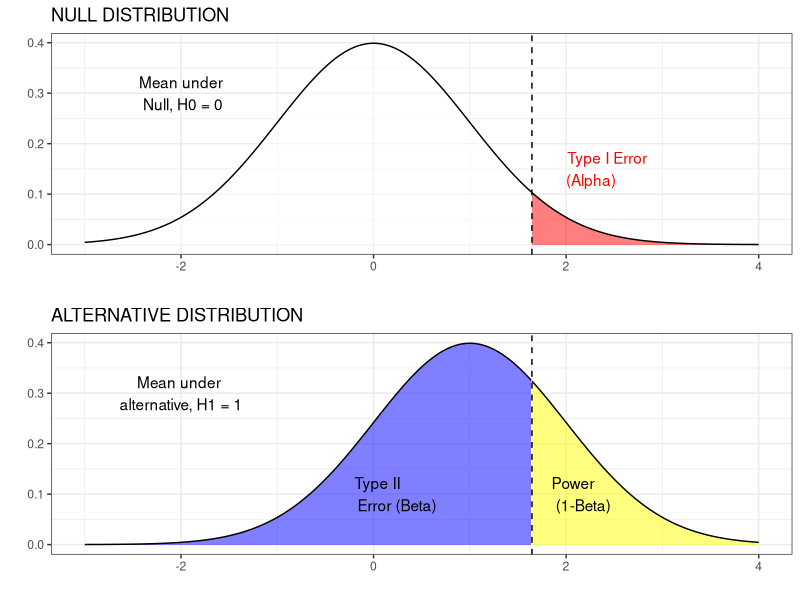
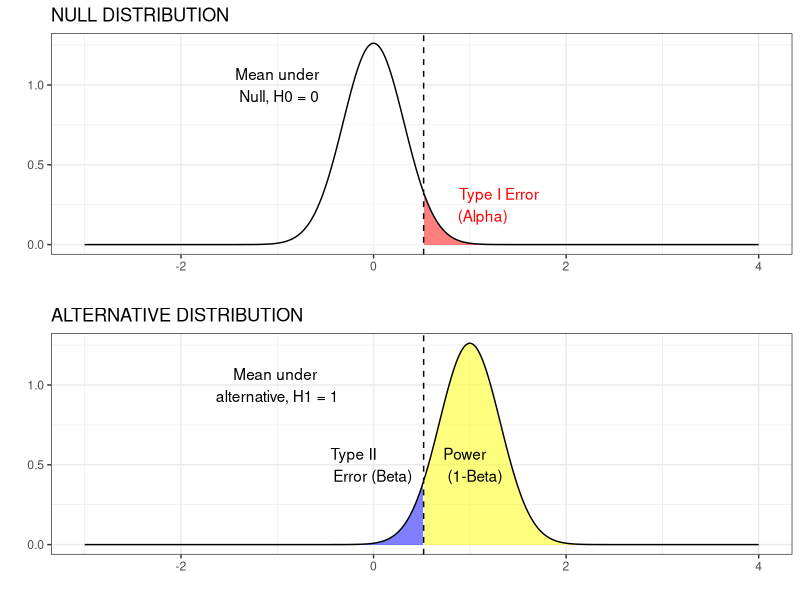
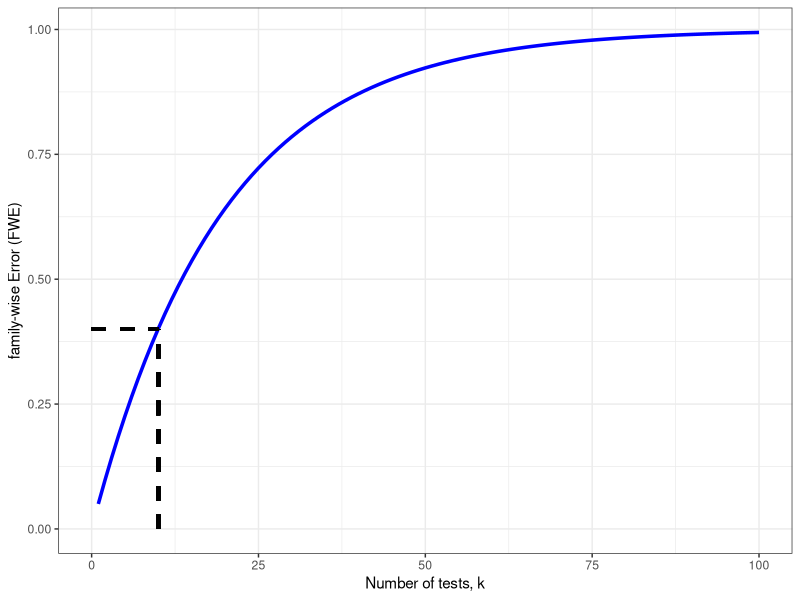
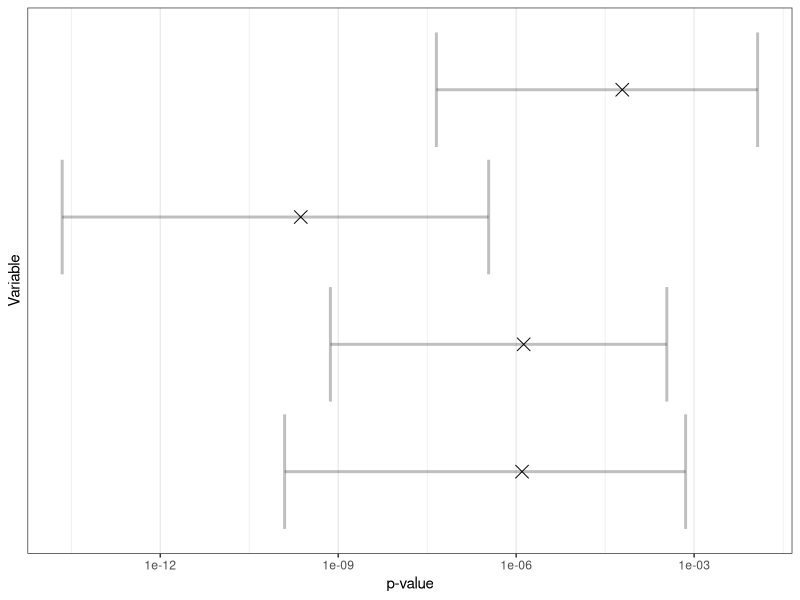

These charts were generated, in order, by the following R code:
## ---- chunk 1
list_of_packages<-c("tidyverse","kableExtra","knitr","MASS")
new.packages <- list_of_packages[!(list_of_packages %in% installed.packages()[,"Package"])]
if(length(new.packages))install.packages(new.packages,dependencies = TRUE)

library(tidyverse)
library(kableExtra)
library(knitr)
library(MASS)
library(dplyr)

## ---- chunk 2
options(kableExtra.html.bsTable = T)
mymat<-matrix(NA,nrow=2,ncol=4)

mymat[,1]<-rep("Predicted",2)
mymat[,2]<-c("Predicted Positive","Predicted Negative")
mymat[,3]<-c("True Positive \n POWER","False Negative \n Type II error")
mymat[,4]<-c("False Positive \n Type I error","True Negative")

mymat<-as.data.frame(mymat)
names(mymat)<-c("","","Condition positive","Condition negative")

kable(mymat, "latex",escape = F, align = "c", booktabs = T) %>%
  kable_styling(c("striped", "bordered"), latex_options = "striped", full_width = F) %>%
  column_spec(1:2, bold = T) %>%
  column_spec(1:4,width = "9em") %>%
  add_header_above(c(" "," ","True" = 2))
## ---- chunk 3
#https://stats.stackexchange.com/questions/14140/how-to-best-display-graphically-type-ii-beta-error-power-and-sample-size

#TeachingDemos package in R for inspiration.

library(magrittr)
library(ggplot2)
library(ggpubr)

mha <- 1  # mean under the alternative
z <- qnorm(1-0.05,0,1/sqrt(1))   
n <- 1
x <- seq(-3, 4, length=1000)
dh0 <- dnorm(x, 0, 1/sqrt(n))
dh1 <- dnorm(x, mha, 1/sqrt(n))
mydata<-data.frame(x,dh0,dh1) %>% mutate(area = x >= z)


p1<-ggplot(data = mydata, aes(x = x, ymin = 0, ymax = dh0, fill = area)) +
  geom_ribbon(alpha=0.5) +
  geom_line(aes(y = dh0)) +
  geom_vline(xintercept = z, linetype = 'dashed') +
  theme_bw()+ylab("") +theme(legend.title = element_blank(),legend.text = element_text(c("Alpha","")))+ scale_fill_manual(labels = c("","Alpha"),values=c("white","red"))+
  annotate(geom = 'text', x = z+0.2, y = 0.15, colour="red", label = 'Type I Error\n (Alpha)', hjust = -0.2)+annotate(geom = 'text', x = -2, y = 0.3, label = 'Mean under\n Null, H0 = 0')+xlab("")+theme(legend.position = "none")+ggtitle("NULL DISTRIBUTION")

p2<-ggplot(data = mydata, aes(x = x, ymin = 0, ymax = dh1, fill = area)) +
  geom_ribbon(alpha=0.5) +
  geom_line(aes(y = dh1)) +
  geom_vline(xintercept = z, linetype = 'dashed') +
  theme_bw()+ylab("") +theme(legend.title = element_blank(),legend.text = element_text(c("Power","Type II (Beta)")))+ scale_fill_manual(labels = c("Type II (Beta)","Power"),values=c("Blue","yellow"))+
  annotate(geom = 'text', x = -0.25, y = 0.1, label = 'Type II \nError (Beta)', hjust = -0.1) +
  annotate(geom = 'text', x = z+0.2, y = 0.1, label = 'Power\n (1-Beta)', hjust = -0.01)+
  annotate(geom = 'text', x = -2, y = 0.3, label = 'Mean under \nalternative, H1 = 1')+xlab("")+theme(legend.position = "none")+ggtitle("ALTERNATIVE DISTRIBUTION")

ggarrange(p1, p2, ncol = 1, nrow = 2)


## ---- chunk 4
#https://stats.stackexchange.com/questions/14140/how-to-best-display-graphically-type-ii-beta-error-power-and-sample-size

#TeachingDemos package in R for inspiration.

library(magrittr)
library(ggplot2)
library(ggpubr)

mha <- 1  # mean under the alternative
n <- 10
z <- qnorm(1-0.05,0,1/sqrt(n))   

x <- seq(-3, 4, length=1000)
dh0 <- dnorm(x, 0, 1/sqrt(n))
dh1 <- dnorm(x, mha, 1/sqrt(n))
mydata<-data.frame(x,dh0,dh1) %>% mutate(area = x >= z)


p1<-ggplot(data = mydata, aes(x = x, ymin = 0, ymax = dh0, fill = area)) +
  geom_ribbon(alpha=0.5) +
  geom_line(aes(y = dh0)) +
  geom_vline(xintercept = z, linetype = 'dashed') +
  theme_bw()+ylab("") +theme(legend.title = element_blank(),legend.text = element_text(c("Alpha","")))+ scale_fill_manual(labels = c("","Alpha"),values=c("white","red"))+
  annotate(geom = 'text', x = z+0.2, y = 0.25, colour="red", label = 'Type I Error\n (Alpha)', hjust = -0.2)+annotate(geom = 'text', x = -1, y = 1, label = 'Mean under\n Null, H0 = 0')+xlab("")+theme(legend.position = "none")+ggtitle("NULL DISTRIBUTION")

p2<-ggplot(data = mydata, aes(x = x, ymin = 0, ymax = dh1, fill = area)) +
  geom_ribbon(alpha=0.5) +
  geom_line(aes(y = dh1)) +
  geom_vline(xintercept = z, linetype = 'dashed') +
  theme_bw()+ylab("") +theme(legend.title = element_blank(),legend.text = element_text(c("Power","Type II (Beta)")))+ scale_fill_manual(labels = c("Type II (Beta)","Power"),values=c("Blue","yellow"))+
  annotate(geom = 'text', x = -0.5, y = 0.5, label = 'Type II \nError (Beta)', hjust = -0.1) +
  annotate(geom = 'text', x = z+0.2, y = 0.5, label = 'Power\n (1-Beta)', hjust = -0.01)+
  annotate(geom = 'text', x = -1, y = 1, label = 'Mean under \nalternative, H1 = 1')+xlab("")+theme(legend.position = "none")+ggtitle("ALTERNATIVE DISTRIBUTION")

ggarrange(p1, p2, ncol = 1, nrow = 2)


## ---- chunk 5
k <- seq(1:100)
FWE <- (1-(1-0.05)^k)
fwe_dat<-data.frame(FWE=FWE,k=k)
ggplot(data=fwe_dat,aes(k,FWE,type="l"))+geom_line(size=1.2,colour="blue")+theme_bw()+geom_segment(aes(x=10,y=0,xend=10,yend=0.4),linetype="dashed",size=1.2)+geom_segment(aes(x=0,y=0.4,xend=10,yend=0.4),linetype="dashed",size=1.2)+xlab("Number of tests, k")+ylab("family-wise Error (FWE)")

## ---- chunk 6
options(kableExtra.html.bsTable = T)
P_val_tab<-data.frame(Variable=paste0("X",1:10),Rank=1:10,alpha=rep(0.05,10),p.value=c(0.002,0.004,0.008,0.012,0.023,0.041,0.054,0.091,0.12,0.2))
P_val_tab$BH<-(P_val_tab$Rank/10)*P_val_tab$alpha
P_val_tab$BY<-1:10
for(i in 1:10)
{
P_val_tab$BY[i]<-round((P_val_tab$Rank[i]/10)*(P_val_tab$alpha[i]/sum(1/seq(1:P_val_tab$Rank[i]))),3)
}
P_val_tab %>%
  mutate(BH = cell_spec(BH, color = "black", 
                    background = c(rep("#00FF00",4),rep("#FFFFFF",6))),
         p.value = cell_spec(p.value, color = "black", 
                    background = c(rep("#3399FF",2),rep("#FFFFFF",8))),
         BY = cell_spec(BY, color = "black", 
                    background = c(rep("#FF0000",3),rep("#FFFFFF",7)))) %>%
kable(format="latex",escape = F,align = "c", booktabs = T) %>%
  kable_styling(c("striped","condensed"), latex_options = "striped", full_width = F)
  
## ---- chunk 7

set.seed(123)

#generate some t-test data on 10 variables

mysig <- matrix(0.2,4,4)
diag(mysig) <- 1

permdata<-mvrnorm(100,rep(0,4),mysig)
permdata<-as.data.frame(permdata)
permdata$group<-factor(rep(c(1,2),50))
permdata[permdata$group=="2",1:4] <-permdata[permdata$group=="2",1:4]+1
permdata$ID<-1:100

actual_pval <- vector(mode="numeric",4)
  for (j in 1:4) 
{
    t <- t.test(permdata[permdata$group=="1",j],permdata[permdata$group=="2",j], alternative="two.sided")
    actual_pval[j] <- t$p.value
  }

myp<-data.frame(pvalue=actual_pval,x=1:4)

#-------------------------------------------------------------#

niter <- 1000
my_p <- data.frame(matrix(NA,nrow=niter,ncol=4))

for (i in 1:niter) {
  for (j in 1:4) {
    
    perm.g1s <- permdata %>% dplyr::select(paste0("V",j),group) %>% filter(group==1) %>% sample_n(50, replace=T)
    perm.g2s <- permdata %>% dplyr::select(paste0("V",j),group) %>% filter(group==2) %>% sample_n(50, replace=T)
    
        perm.test <- data.frame(g1=perm.g1s[,1],g2=perm.g2s[,1])
        t <- t.test(perm.test$g1, perm.test$g2, alternative="two.sided")
        my_p[i,j] <- t$p.value
  }
}

q <- apply(my_p, MARGIN = 2, quantile, probs = c(0.05, 0.5, 0.95))
q <- as.data.frame(t(q))
names(q) <- c("low","median","up")
q$Variable <- 1:4

ggplot(data=q,aes(median,Variable)) + geom_errorbarh(aes(xmin=low, xmax=up),size=1,alpha=0.25) +
scale_x_log10() + ylab("Variable") + xlab("p-value") + scale_y_continuous(breaks=NULL)+
geom_point(data=myp, aes(y=x,x=pvalue), size=4,shape=4)+theme_bw()
